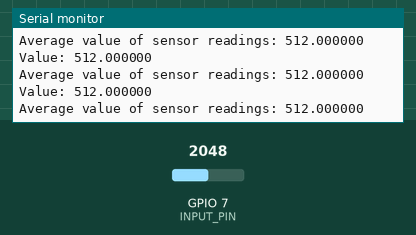
Bench run of a sketch on a simulated ESP32. Parts: the last lines printed to the serial monitor. Inputs (shaded band) come from the test bench; at power-on: GPIO 7 (INPUT_PIN) = 2048 (analog values on the 0–4095 scale).

Above: at 1.2 s.
1.3 s: GPIO 7 (INPUT_PIN) set to 2866
At 1.31 s:
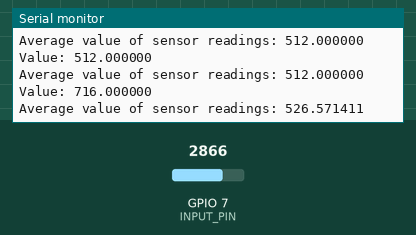
2.8 s: GPIO 7 (INPUT_PIN) set to 3603
At 4.31 s:
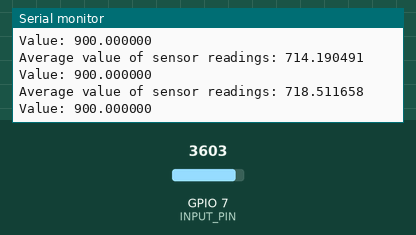
Timing chart, 0 to 5.8 s (numbered marks = the images above; inputs shaded):
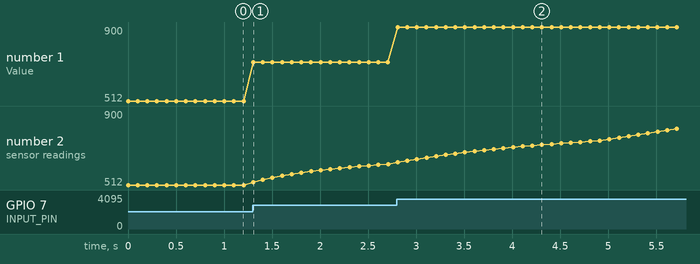

Measured:
- after the input at 1.3 s, the serial monitor: prints a new line at once (image 1)
- after the input at 2.8 s, the serial monitor: prints a new line at once (image 2)
- plotted number 1: 512 → 716 after the input at 1.3 s, 716 → 900 after the input at 2.8 s
- plotted number 2: 512 → 621.29 after the input at 1.3 s, 621.29 → 900 after the input at 2.8 s

The sketch:

windowCode.ino
```cpp
#include <Arduino.h>
#include "freertos/FreeRTOS.h"
#include "freertos/task.h"
#include "freertos/queue.h"

#define INPUT_PIN         7           // ADC pin
#define SAMPLE_INTERVAL   100         // Sampling every 100ms
#define WINDOW_SIZE       50          // 5s window (50 samples if 100ms per sample -> 50 * 100ms = 5s)

QueueHandle_t xQueue;                 // FreeRTOS Queue to store values

void SensorTask(void *pvParameters) {
  float value;
  while (1) {
    value = analogRead(INPUT_PIN);
    printf("Value: %f\n", value);
    xQueueSend(xQueue, &value, portMAX_DELAY);  // using portMAX_DELAY to wait until the queue is available
    vTaskDelay(pdMS_TO_TICKS(SAMPLE_INTERVAL));
  }
}

void AverageTask(void *pvParameters) {
  float sum = 0;
  float value;
  float slidingWindow[WINDOW_SIZE] = {0}; // Array to store last WINDOW_SIZE readings
  int pos = 0; // Index for circular buffer
  int count = 0; // Counter to track the number of stored values

  while (1) {

    if (xQueueReceive(xQueue, &(value), portMAX_DELAY) == pdPASS) {
      slidingWindow[pos] = value;     // insert value
      pos = (pos + 1) % WINDOW_SIZE;  // Circular buffer index
      if (count < WINDOW_SIZE) count++; // Ensure we don't exceed the array size
      // Compute the moving average
      float sum = 0;
      for (int i = 0; i < count; i++) {
        sum += slidingWindow[i];
      }

      // Calculate the average
      float averageValue = sum / count;


      //Serial.print("Window: ");
      //for(int i=0; i<5;i++)
      //{
        //Serial.print(slidingWindow[i], 3);
        //Serial.print(", ");
      //}

      Serial.print("Average value of sensor readings: ");
      Serial.println(averageValue, 6);
    }
  }

}


void setup() {
  Serial.begin(115200);
  analogReadResolution(10);
  analogSetAttenuation(ADC_11db);

  // Create queue for storing distance values
  xQueue = xQueueCreate(WINDOW_SIZE, sizeof(float));
  if (xQueue == 0) {
    printf("Failed to create queue= %p\n", xQueue);
  }

  // Create FreeRTOS tasks
  xTaskCreatePinnedToCore(SensorTask, "SensorTask", 4096, NULL, 1, NULL, 0); //0 parameter used to assign core 0 to this task. I also augmented stack dimension
  xTaskCreatePinnedToCore(AverageTask, "AverageTask", 2048, NULL, 2, NULL, 1); //1 parameter used to assign core 0 to this task
}

void loop() {
  vTaskDelay(portMAX_DELAY); // FreeRTOS tasks handle execution
}
```
